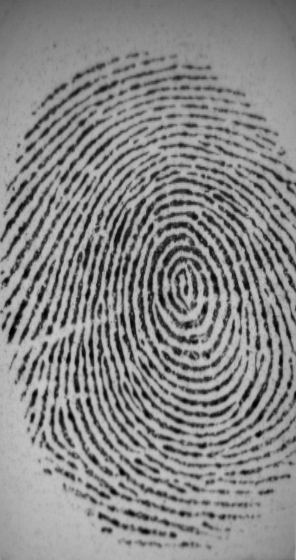
#> input picture database/101_1.tif, 296 x 560 px; its folder holds 7 pictures in this run
$ jupyter execute --allow-errors fingerprint.ipynb   (older library calls are emulated)
#> lines starting #> are read from the running program, lines starting #| are printed output that depends on the picture
### send_sms.py
# Download the helper library from https://www.twilio.com/docs/python/install
import os
from twilio.rest import Client


# Your Account Sid and Auth Token from twilio.com/console
# and set the environment variables. See http://twil.io/secure

def sms(num):
    phone='+918838197753'
    account_sid = 'AC1939650b5c19da5c9f0df88e113a74c4'
    auth_token = '3ae1fbfde7f45923452f5917b50b2116'
    client = Client(account_sid, auth_token)
    if num=='101':
        phone='+919994735455'
    message = client.messages \
          .create(
              body='Someone tried to open your car!',
              from_='+15082327026',
              to=phone
              )
    print('Message sent')

### fingerprint.ipynb
# Biometrics Project - Smart vehicle security system using Fingerprint and Speech Recognition

The data consists of images of fingerprints, provided as part of [FVC2002](http://bias.csr.unibo.it/fvc2002/databases.asp)
There are 4 available datasets and we chose to work with the second dataset: DB2, which consists of 80 images of fingerprints that belong to 10 different individuals (or classes), which gives 8 images per person.

Each fingerprint image is converted to grayscale and it is enchanced by using the [Fingerprint-Enhancement-Python](https://github.com/Utkarsh-Deshmukh/Fingerprint-Enhancement-Python) library for fingerprints enhancement, cloned in the folder src/fprmodules/enhancement. The library uses oriented Gabor filter (a linear filter in image processing used for texture analysis) to enhance the fingerprint image.

code credidts: https://github.com/kjanko/python-fingerprint-recognition

The speech recognition module listens to realtime audio and converts it into text. If said text matches password, the user is authenticated.

[cell 1]
import cv2
import os
import sys
import numpy
import matplotlib.pyplot as plt
from enhance import image_enhance
from skimage.morphology import skeletonize, thin

[cell 2]
def removedot(invertThin):
    temp0 = numpy.array(invertThin[:])
    temp0 = numpy.array(temp0)
    temp1 = temp0/255
    temp2 = numpy.array(temp1)
    temp3 = numpy.array(temp2)

    enhanced_img = numpy.array(temp0)
    filter0 = numpy.zeros((10,10))
    W,H = temp0.shape[:2]
    filtersize = 6

    for i in range(W - filtersize):
        for j in range(H - filtersize):
            filter0 = temp1[i:i + filtersize,j:j + filtersize]

            flag = 0
            if sum(filter0[:,0]) == 0:
                flag +=1
            if sum(filter0[:,filtersize - 1]) == 0:
                flag +=1
            if sum(filter0[0,:]) == 0:
                flag +=1
            if sum(filter0[filtersize - 1,:]) == 0:
                flag +=1
            if flag > 3:
                temp2[i:i + filtersize, j:j + filtersize] = numpy.zeros((filtersize, filtersize))

    return temp2

[cell 3]
def get_descriptors(img):
    clahe = cv2.createCLAHE(clipLimit=2.0, tileGridSize=(8,8))
    img = clahe.apply(img)
    img = image_enhance.image_enhance(img)
    img = numpy.array(img, dtype=numpy.uint8)
    # Threshold
    ret, img = cv2.threshold(img, 127, 255, cv2.THRESH_BINARY_INV | cv2.THRESH_OTSU)
    # Normalize to 0 and 1 range
    img[img == 255] = 1

    #Thinning
    skeleton = skeletonize(img)
    skeleton = numpy.array(skeleton, dtype=numpy.uint8)
    skeleton = removedot(skeleton)
    # Harris corners
    harris_corners = cv2.cornerHarris(img, 3, 3, 0.04)
    harris_normalized = cv2.normalize(harris_corners, 0, 255, norm_type=cv2.NORM_MINMAX, dtype=cv2.CV_32FC1)
    threshold_harris = 125
    # Extract keypoints
    keypoints = []
    for x in range(0, harris_normalized.shape[0]):
        for y in range(0, harris_normalized.shape[1]):
            if harris_normalized[x][y] > threshold_harris:
                keypoints.append(cv2.KeyPoint(y, x, 1))
    # Define descriptor
    orb = cv2.ORB_create()
    # Compute descriptors
    _, des = orb.compute(img, keypoints)
    return (keypoints, des);

[cell 4]
def main(i1,i2):
#> called with i1 = '101_1.tif', i2 = '101_2.tif'
    image_name = i1
    img1 = cv2.imread("database/" + image_name, cv2.IMREAD_GRAYSCALE)
#> img1 is the input picture: shape (560, 296); min 0, max 202, mean 135.7
    kp1, des1 = get_descriptors(img1)
#> in get_descriptors, `img = clahe.apply(img)`:
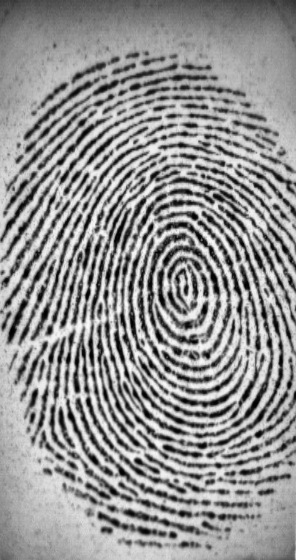
#> img: shape (560, 296); min 0, max 249, mean 147.4

    image_name = i2
    img2 = cv2.imread("database/" + image_name, cv2.IMREAD_GRAYSCALE)
    kp2, des2 = get_descriptors(img2)

    # Matching between descriptors
    bf = cv2.BFMatcher(cv2.NORM_HAMMING, crossCheck=True)
    matches = sorted(bf.match(des1, des2), key= lambda match:match.distance)
# Plot keypoints
    img4 = cv2.drawKeypoints(img1, kp1, outImage=None)
    img5 = cv2.drawKeypoints(img2, kp2, outImage=None)
    f, axarr = plt.subplots(1,2)
    axarr[0].imshow(img4)
    axarr[1].imshow(img5)
    plt.show()
    # Plot matches
    img3 = cv2.drawMatches(img1, kp1, img2, kp2, matches, flags=2, outImg=None)
    plt.imshow(img3)
    plt.show()

    # Calculate score
    score = 0;
    for match in matches:
        score += match.distance
    score_threshold = 33
    if score/len(matches) < score_threshold:
        print("Fingerprint matches. ","Score: ",score)
        return True
    else:
        print("Fingerprint does not match. ","Score: ",score)
        return False

[cell 5]
arg1="101_1.tif"#given input
arg2="101_2.tif" #template
#> (the rest of this cell did not finish here and is left out)

[cell 6]
import speech_recognition as sr

match2=False
password="open car"
#> (the rest of this cell did not finish here and is left out)

[cell 7]
def call_fingerprint():
    args1="103_4.tif" #given input
    args2=arg2 #template
    match3=main(args1,args2)
    print("Is the fingerprint a match?",match3)
    print("Car door Opens")
    return match3

#> (a cell that did not finish here is left out)

[cell 9]
# when both are false
import send_sms
finalmatch=False
#> (the rest of this cell did not finish here and is left out)

#> (a cell that did not finish here is left out)
